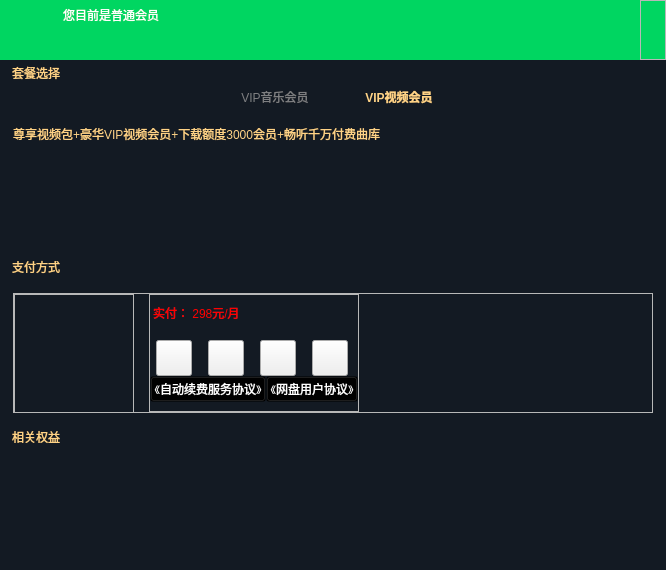
<?xml version="1.0" encoding="UTF-8"?>
<ui version="4.0">
 <class>BuyVip</class>
 <widget class="QDialog" name="BuyVip">
  <property name="geometry">
   <rect>
    <x>0</x>
    <y>0</y>
    <width>666</width>
    <height>570</height>
   </rect>
  </property>
  <property name="minimumSize">
   <size>
    <width>666</width>
    <height>570</height>
   </size>
  </property>
  <property name="maximumSize">
   <size>
    <width>666</width>
    <height>570</height>
   </size>
  </property>
  <property name="windowTitle">
   <string>Dialog</string>
  </property>
  <property name="styleSheet">
   <string notr="true"/>
  </property>
  <layout class="QVBoxLayout" name="verticalLayout_11">
   <property name="spacing">
    <number>0</number>
   </property>
   <property name="leftMargin">
    <number>0</number>
   </property>
   <property name="topMargin">
    <number>0</number>
   </property>
   <property name="rightMargin">
    <number>0</number>
   </property>
   <property name="bottomMargin">
    <number>0</number>
   </property>
   <item>
    <widget class="QFrame" name="frame_main">
     <property name="styleSheet">
      <string notr="true">#frame_main
{
border-radius:0px;
background-color: #131a23;
}</string>
     </property>
     <property name="frameShape">
      <enum>QFrame::StyledPanel</enum>
     </property>
     <property name="frameShadow">
      <enum>QFrame::Raised</enum>
     </property>
     <layout class="QVBoxLayout" name="verticalLayout">
      <property name="spacing">
       <number>0</number>
      </property>
      <property name="leftMargin">
       <number>0</number>
      </property>
      <property name="topMargin">
       <number>0</number>
      </property>
      <property name="rightMargin">
       <number>0</number>
      </property>
      <property name="bottomMargin">
       <number>0</number>
      </property>
      <item>
       <widget class="QFrame" name="frame_title">
        <property name="minimumSize">
         <size>
          <width>0</width>
          <height>60</height>
         </size>
        </property>
        <property name="maximumSize">
         <size>
          <width>16777215</width>
          <height>60</height>
         </size>
        </property>
        <property name="styleSheet">
         <string notr="true">#frame_title
{
border-radius:0px;
border-bottom-right-radius:0px;
border-bottom-left-radius:0px;
/*background-color:qlineargradient(spread:pad,x1:0,y1:0,x2:1,y2:0,stop:0 #0c0f14, stop:0.5  #013ba2, stop:1 #0c0f14);*/
background-color: #00d661;
}</string>
        </property>
        <property name="frameShape">
         <enum>QFrame::StyledPanel</enum>
        </property>
        <property name="frameShadow">
         <enum>QFrame::Raised</enum>
        </property>
        <layout class="QHBoxLayout" name="horizontalLayout">
         <property name="spacing">
          <number>0</number>
         </property>
         <property name="leftMargin">
          <number>0</number>
         </property>
         <property name="topMargin">
          <number>0</number>
         </property>
         <property name="rightMargin">
          <number>0</number>
         </property>
         <property name="bottomMargin">
          <number>0</number>
         </property>
         <item>
          <layout class="QHBoxLayout" name="horizontalLayout_11">
           <property name="spacing">
            <number>0</number>
           </property>
           <item>
            <widget class="QPushButton" name="pushButton_headIcon">
             <property name="minimumSize">
              <size>
               <width>60</width>
               <height>60</height>
              </size>
             </property>
             <property name="maximumSize">
              <size>
               <width>60</width>
               <height>60</height>
              </size>
             </property>
             <property name="styleSheet">
              <string notr="true">QPushButton
{
margin: 3px;
border-radius: 25px;
border-image: url(:/images/user/default_man01.png);
}</string>
             </property>
             <property name="text">
              <string/>
             </property>
            </widget>
           </item>
           <item>
            <layout class="QVBoxLayout" name="verticalLayout_10">
             <item>
              <widget class="QPushButton" name="pushButton_name">
               <property name="minimumSize">
                <size>
                 <width>130</width>
                 <height>30</height>
                </size>
               </property>
               <property name="styleSheet">
                <string notr="true">QPushButton
{
color: white;
font: 800 10pt &quot;Microsoft YaHei UI&quot;;
border: none;
text-align: left;
padding-left: 3px;
}

QPushButton:hover
{
color: rgb(255, 211, 134);
}</string>
               </property>
               <property name="text">
                <string>您目前是普通会员</string>
               </property>
              </widget>
             </item>
             <item>
              <spacer name="verticalSpacer">
               <property name="orientation">
                <enum>Qt::Vertical</enum>
               </property>
               <property name="sizeHint" stdset="0">
                <size>
                 <width>20</width>
                 <height>40</height>
                </size>
               </property>
              </spacer>
             </item>
            </layout>
           </item>
          </layout>
         </item>
         <item>
          <spacer name="horizontalSpacer">
           <property name="orientation">
            <enum>Qt::Horizontal</enum>
           </property>
           <property name="sizeHint" stdset="0">
            <size>
             <width>357</width>
             <height>20</height>
            </size>
           </property>
          </spacer>
         </item>
         <item>
          <widget class="QFrame" name="frame_close">
           <property name="minimumSize">
            <size>
             <width>26</width>
             <height>60</height>
            </size>
           </property>
           <property name="maximumSize">
            <size>
             <width>26</width>
             <height>60</height>
            </size>
           </property>
           <property name="frameShape">
            <enum>QFrame::StyledPanel</enum>
           </property>
           <property name="frameShadow">
            <enum>QFrame::Raised</enum>
           </property>
           <layout class="QVBoxLayout" name="verticalLayout_12">
            <property name="spacing">
             <number>0</number>
            </property>
            <property name="leftMargin">
             <number>0</number>
            </property>
            <property name="topMargin">
             <number>6</number>
            </property>
            <property name="rightMargin">
             <number>0</number>
            </property>
            <property name="bottomMargin">
             <number>0</number>
            </property>
            <item>
             <widget class="QPushButton" name="pushButton_close">
              <property name="minimumSize">
               <size>
                <width>20</width>
                <height>20</height>
               </size>
              </property>
              <property name="maximumSize">
               <size>
                <width>20</width>
                <height>20</height>
               </size>
              </property>
              <property name="styleSheet">
               <string notr="true">QPushButton
{
background-color: transparent;
border-image: url(:/images/icon/close3.png);
border-top-right-radius:8px;
}

QPushButton:hover{
/*background-color: qconicalgradient(cx:0.5, cy:0.522909, angle:179.9, 
	stop:0.494318 rgba(181, 225, 250, 255), stop:0.5 rgba(222, 242, 251, 255));*/
	border-image: url(:/images/icon/closehover.png);
border: 1px solid #3C80B1;

}</string>
              </property>
              <property name="text">
               <string/>
              </property>
             </widget>
            </item>
            <item>
             <spacer name="verticalSpacer_2">
              <property name="orientation">
               <enum>Qt::Vertical</enum>
              </property>
              <property name="sizeHint" stdset="0">
               <size>
                <width>20</width>
                <height>33</height>
               </size>
              </property>
             </spacer>
            </item>
           </layout>
          </widget>
         </item>
        </layout>
       </widget>
      </item>
      <item>
       <widget class="QGroupBox" name="groupBox_taocan">
        <property name="minimumSize">
         <size>
          <width>0</width>
          <height>200</height>
         </size>
        </property>
        <property name="maximumSize">
         <size>
          <width>16777215</width>
          <height>200</height>
         </size>
        </property>
        <property name="styleSheet">
         <string notr="true">QGroupBox
{
color: rgb(255, 211, 134);
border-radius: 8px;
margin: 10px 0px 0px 0px;
border: 0px solid gray;
font: 12pt &quot;Microsoft YaHei UI&quot;;
}

QGroupBox:title
{
 subcontrol-origin: margin;
 subcontrol-position: top left;
 padding: 6px 0px 10px 10px;
}</string>
        </property>
        <property name="title">
         <string>套餐选择</string>
        </property>
        <layout class="QHBoxLayout" name="horizontalLayout_3">
         <property name="spacing">
          <number>0</number>
         </property>
         <property name="leftMargin">
          <number>10</number>
         </property>
         <property name="topMargin">
          <number>0</number>
         </property>
         <property name="rightMargin">
          <number>10</number>
         </property>
         <property name="bottomMargin">
          <number>0</number>
         </property>
         <item>
          <widget class="QTabWidget" name="tabWidget_vipType">
           <property name="minimumSize">
            <size>
             <width>0</width>
             <height>180</height>
            </size>
           </property>
           <property name="maximumSize">
            <size>
             <width>16777215</width>
             <height>180</height>
            </size>
           </property>
           <property name="styleSheet">
            <string notr="true">QTabWidget::pane 
{
    border-top: 0px solid rgba(58, 58, 65,0.9);
	background-color: transparent;
}

QTabWidget::tab-bar 
{
    left: 200px; /* move to the right by 5px */
}

QTabBar::tab 
{
    background-color: transparent;
    /*border: 2px solid #C4C4C3;*/
	/*border-bottom-color: #C2C7CB;*/
    border-top-left-radius: 0px;
    border-top-right-radius: 0px;
    min-width: 120px;
	height:30px;
    padding: 2px;	
	font: 75 12pt &quot;Microsoft YaHei UI&quot;;
}

QTabBar::tab:selected, QTabBar::tab:hover 
{
 background-color: transparent;
}

QTabBar::tab:selected 
{
	color: rgb(255, 211, 134);
	font-weight:bold;
	border: 0px solid #9B9B9B;
    border-bottom-color: #C2C7CB; /* same as pane color */
}

QTabBar::tab:!selected 
{
	color: #7e7f81;
    margin-top: 0px; /* make non-selected tabs look smaller */
}


QTabBar::tab:first:selected 
{
    margin-left: 0; /* the first selected tab has nothing to overlap with on the left */
}

QTabBar::tab:last:selected 
{
    margin-right: 0; /* the last selected tab has nothing to overlap with on the right */
}

QTabBar::tab:only-one 
{
    margin: 0; /* if there is only one tab, we don't want overlapping margins */
}</string>
           </property>
           <property name="currentIndex">
            <number>1</number>
           </property>
           <widget class="QWidget" name="tab_musicvip">
            <attribute name="title">
             <string>VIP音乐会员</string>
            </attribute>
            <layout class="QVBoxLayout" name="verticalLayout_6">
             <property name="spacing">
              <number>0</number>
             </property>
             <property name="leftMargin">
              <number>0</number>
             </property>
             <property name="topMargin">
              <number>0</number>
             </property>
             <property name="rightMargin">
              <number>0</number>
             </property>
             <property name="bottomMargin">
              <number>0</number>
             </property>
             <item>
              <layout class="QVBoxLayout" name="verticalLayout_5">
               <property name="spacing">
                <number>0</number>
               </property>
               <item>
                <widget class="QLabel" name="label_musicvip">
                 <property name="minimumSize">
                  <size>
                   <width>0</width>
                   <height>40</height>
                  </size>
                 </property>
                 <property name="maximumSize">
                  <size>
                   <width>16777215</width>
                   <height>40</height>
                  </size>
                 </property>
                 <property name="styleSheet">
                  <string notr="true">QLabel
{
color: rgb(255, 211, 134);
font: 800 10pt &quot;Microsoft YaHei UI&quot;;
}</string>
                 </property>
                 <property name="text">
                  <string>尊享音乐包+豪华VIP音乐会员+下载额度3000会员+畅听千万付费曲库</string>
                 </property>
                </widget>
               </item>
               <item>
                <widget class="CusListWidget" name="listWidget_musicvip">
                 <property name="minimumSize">
                  <size>
                   <width>0</width>
                   <height>105</height>
                  </size>
                 </property>
                 <property name="maximumSize">
                  <size>
                   <width>16777215</width>
                   <height>105</height>
                  </size>
                 </property>
                 <property name="styleSheet">
                  <string notr="true">QListWidget
{
border: none;
background-color: transparent;
}

QListWidget::item
{
color: transparent;
margin:5px;
border-radius: 6px;
background-color: rgb(247, 249, 252);
}

QListWidget::item:selected
{
background-color: rgb(255, 233, 192);
}

QListWidget::item:hover
{
background-color: rgb(255, 233, 192);
}</string>
                 </property>
                </widget>
               </item>
              </layout>
             </item>
            </layout>
           </widget>
           <widget class="QWidget" name="tab_videovip">
            <attribute name="title">
             <string>VIP视频会员</string>
            </attribute>
            <layout class="QVBoxLayout" name="verticalLayout_4">
             <property name="spacing">
              <number>0</number>
             </property>
             <property name="leftMargin">
              <number>0</number>
             </property>
             <property name="topMargin">
              <number>0</number>
             </property>
             <property name="rightMargin">
              <number>0</number>
             </property>
             <property name="bottomMargin">
              <number>0</number>
             </property>
             <item>
              <layout class="QVBoxLayout" name="verticalLayout_3">
               <property name="spacing">
                <number>0</number>
               </property>
               <item>
                <widget class="QLabel" name="label_videovip">
                 <property name="minimumSize">
                  <size>
                   <width>0</width>
                   <height>40</height>
                  </size>
                 </property>
                 <property name="maximumSize">
                  <size>
                   <width>16777215</width>
                   <height>40</height>
                  </size>
                 </property>
                 <property name="styleSheet">
                  <string notr="true">QLabel
{
color: rgb(255, 211, 134);
font: 800 10pt &quot;Microsoft YaHei UI&quot;;
}</string>
                 </property>
                 <property name="text">
                  <string>尊享视频包+豪华VIP视频会员+下载额度3000会员+畅听千万付费曲库</string>
                 </property>
                </widget>
               </item>
               <item>
                <widget class="CusListWidget" name="listWidget_videovip">
                 <property name="minimumSize">
                  <size>
                   <width>0</width>
                   <height>105</height>
                  </size>
                 </property>
                 <property name="maximumSize">
                  <size>
                   <width>16777215</width>
                   <height>105</height>
                  </size>
                 </property>
                 <property name="styleSheet">
                  <string notr="true">QListWidget
{
border: none;
background-color: transparent;
}

QListWidget::item
{
color: transparent;
margin:5px;
border-radius: 6px;
background-color: rgb(247, 249, 252);
}

QListWidget::item:selected
{
background-color: rgb(255, 233, 192);
}

QListWidget::item:hover
{
background-color: rgb(255, 233, 192);
}</string>
                 </property>
                </widget>
               </item>
              </layout>
             </item>
            </layout>
           </widget>
          </widget>
         </item>
        </layout>
       </widget>
      </item>
      <item>
       <widget class="QGroupBox" name="groupBox_buy">
        <property name="minimumSize">
         <size>
          <width>0</width>
          <height>170</height>
         </size>
        </property>
        <property name="maximumSize">
         <size>
          <width>16777215</width>
          <height>170</height>
         </size>
        </property>
        <property name="styleSheet">
         <string notr="true">QGroupBox
{
color: rgb(255, 211, 134);
border-radius: 8px;
margin: 10px 0px 0px 0px;
border: 0px solid gray;
font: 12pt &quot;Microsoft YaHei UI&quot;;
}

QGroupBox:title
{
 subcontrol-origin: margin;
 subcontrol-position: top left;
  padding: 0px 0px 10px 10px;
}</string>
        </property>
        <property name="title">
         <string>支付方式</string>
        </property>
        <layout class="QHBoxLayout" name="horizontalLayout_4">
         <property name="spacing">
          <number>0</number>
         </property>
         <property name="leftMargin">
          <number>10</number>
         </property>
         <property name="topMargin">
          <number>0</number>
         </property>
         <property name="rightMargin">
          <number>10</number>
         </property>
         <property name="bottomMargin">
          <number>0</number>
         </property>
         <item>
          <widget class="QStackedWidget" name="stackedWidget_pay">
           <property name="minimumSize">
            <size>
             <width>0</width>
             <height>120</height>
            </size>
           </property>
           <property name="maximumSize">
            <size>
             <width>16777215</width>
             <height>120</height>
            </size>
           </property>
           <property name="styleSheet">
            <string notr="true">QStackedWidget
{
border: none;
background-color: transparent;
}</string>
           </property>
           <widget class="QWidget" name="page_pay">
            <layout class="QVBoxLayout" name="verticalLayout_2">
             <property name="spacing">
              <number>0</number>
             </property>
             <property name="leftMargin">
              <number>0</number>
             </property>
             <property name="topMargin">
              <number>0</number>
             </property>
             <property name="rightMargin">
              <number>0</number>
             </property>
             <property name="bottomMargin">
              <number>0</number>
             </property>
             <item>
              <widget class="QFrame" name="frame_paycode">
               <property name="frameShape">
                <enum>QFrame::StyledPanel</enum>
               </property>
               <property name="frameShadow">
                <enum>QFrame::Raised</enum>
               </property>
               <layout class="QVBoxLayout" name="verticalLayout_7">
                <property name="spacing">
                 <number>0</number>
                </property>
                <property name="leftMargin">
                 <number>0</number>
                </property>
                <property name="topMargin">
                 <number>0</number>
                </property>
                <property name="rightMargin">
                 <number>0</number>
                </property>
                <property name="bottomMargin">
                 <number>0</number>
                </property>
                <item>
                 <layout class="QHBoxLayout" name="horizontalLayout_7">
                  <property name="spacing">
                   <number>15</number>
                  </property>
                  <item>
                   <widget class="QFrame" name="frame_erweima">
                    <property name="minimumSize">
                     <size>
                      <width>120</width>
                      <height>120</height>
                     </size>
                    </property>
                    <property name="maximumSize">
                     <size>
                      <width>120</width>
                      <height>120</height>
                     </size>
                    </property>
                    <property name="styleSheet">
                     <string notr="true">#frame_erweima
{
border-image: url(:/images/bgpic/show_rect.png);
}</string>
                    </property>
                    <property name="frameShape">
                     <enum>QFrame::StyledPanel</enum>
                    </property>
                    <property name="frameShadow">
                     <enum>QFrame::Raised</enum>
                    </property>
                    <layout class="QVBoxLayout" name="verticalLayout_13">
                     <item>
                      <widget class="QLabel" name="label_paycode">
                       <property name="minimumSize">
                        <size>
                         <width>100</width>
                         <height>100</height>
                        </size>
                       </property>
                       <property name="maximumSize">
                        <size>
                         <width>100</width>
                         <height>100</height>
                        </size>
                       </property>
                       <property name="styleSheet">
                        <string notr="true">QLabel
{
border-image: url(:/images/user/newlogin_QRcode.png);
}</string>
                       </property>
                       <property name="text">
                        <string/>
                       </property>
                      </widget>
                     </item>
                    </layout>
                   </widget>
                  </item>
                  <item>
                   <widget class="QFrame" name="frame_payinfo">
                    <property name="minimumSize">
                     <size>
                      <width>200</width>
                      <height>90</height>
                     </size>
                    </property>
                    <property name="frameShape">
                     <enum>QFrame::StyledPanel</enum>
                    </property>
                    <property name="frameShadow">
                     <enum>QFrame::Raised</enum>
                    </property>
                    <layout class="QVBoxLayout" name="verticalLayout_9">
                     <property name="spacing">
                      <number>0</number>
                     </property>
                     <property name="leftMargin">
                      <number>0</number>
                     </property>
                     <property name="topMargin">
                      <number>0</number>
                     </property>
                     <property name="rightMargin">
                      <number>0</number>
                     </property>
                     <property name="bottomMargin">
                      <number>0</number>
                     </property>
                     <item>
                      <layout class="QVBoxLayout" name="verticalLayout_8">
                       <property name="spacing">
                        <number>0</number>
                       </property>
                       <item>
                        <widget class="QLabel" name="label_payprice">
                         <property name="minimumSize">
                          <size>
                           <width>0</width>
                           <height>36</height>
                          </size>
                         </property>
                         <property name="maximumSize">
                          <size>
                           <width>16777215</width>
                           <height>36</height>
                          </size>
                         </property>
                         <property name="styleSheet">
                          <string notr="true">QLabel
{
color: #ff0000;
padding-bottom: 18px;
font: 75 12pt &quot;Microsoft YaHei UI&quot;;
}</string>
                         </property>
                         <property name="text">
                          <string>实付： 298元/月</string>
                         </property>
                        </widget>
                       </item>
                       <item>
                        <layout class="QHBoxLayout" name="horizontalLayout_9">
                         <property name="spacing">
                          <number>10</number>
                         </property>
                         <item>
                          <widget class="QPushButton" name="pushButton">
                           <property name="minimumSize">
                            <size>
                             <width>36</width>
                             <height>36</height>
                            </size>
                           </property>
                           <property name="maximumSize">
                            <size>
                             <width>36</width>
                             <height>36</height>
                            </size>
                           </property>
                           <property name="styleSheet">
                            <string notr="true">QPushButton
{
border-image: url(:/images/user/newlogin_wechat.png);
}</string>
                           </property>
                           <property name="text">
                            <string/>
                           </property>
                          </widget>
                         </item>
                         <item>
                          <widget class="QPushButton" name="pushButton_2">
                           <property name="minimumSize">
                            <size>
                             <width>36</width>
                             <height>36</height>
                            </size>
                           </property>
                           <property name="maximumSize">
                            <size>
                             <width>36</width>
                             <height>36</height>
                            </size>
                           </property>
                           <property name="styleSheet">
                            <string notr="true">QPushButton
{
border-image: url(:/images/user/newlogin_payfor.png);
}</string>
                           </property>
                           <property name="text">
                            <string/>
                           </property>
                          </widget>
                         </item>
                         <item>
                          <widget class="QPushButton" name="pushButton_6">
                           <property name="minimumSize">
                            <size>
                             <width>36</width>
                             <height>36</height>
                            </size>
                           </property>
                           <property name="maximumSize">
                            <size>
                             <width>36</width>
                             <height>36</height>
                            </size>
                           </property>
                           <property name="styleSheet">
                            <string notr="true">QPushButton
{
border-image: url(:/images/user/newlogin_qq.png);
}</string>
                           </property>
                           <property name="text">
                            <string/>
                           </property>
                          </widget>
                         </item>
                         <item>
                          <widget class="QPushButton" name="pushButton_3">
                           <property name="minimumSize">
                            <size>
                             <width>36</width>
                             <height>36</height>
                            </size>
                           </property>
                           <property name="maximumSize">
                            <size>
                             <width>36</width>
                             <height>36</height>
                            </size>
                           </property>
                           <property name="styleSheet">
                            <string notr="true">QPushButton
{
border-image: url(:/images/user/newlogin_more.png);
}</string>
                           </property>
                           <property name="text">
                            <string/>
                           </property>
                          </widget>
                         </item>
                        </layout>
                       </item>
                       <item>
                        <layout class="QHBoxLayout" name="horizontalLayout_10">
                         <item>
                          <widget class="QPushButton" name="pushButton_4">
                           <property name="styleSheet">
                            <string notr="true">QPushButton
{
color: white;
background-color: transparent;
}

QPushButton:hover
{
color: #00aaff;
}</string>
                           </property>
                           <property name="text">
                            <string>《自动续费服务协议》</string>
                           </property>
                          </widget>
                         </item>
                         <item>
                          <widget class="QPushButton" name="pushButton_5">
                           <property name="styleSheet">
                            <string notr="true">QPushButton
{
color: white;
background-color: transparent;
}

QPushButton:hover
{
color: #00aaff;
}</string>
                           </property>
                           <property name="text">
                            <string>《网盘用户协议》</string>
                           </property>
                          </widget>
                         </item>
                        </layout>
                       </item>
                      </layout>
                     </item>
                    </layout>
                   </widget>
                  </item>
                  <item>
                   <spacer name="horizontalSpacer_2">
                    <property name="orientation">
                     <enum>Qt::Horizontal</enum>
                    </property>
                    <property name="sizeHint" stdset="0">
                     <size>
                      <width>40</width>
                      <height>20</height>
                     </size>
                    </property>
                   </spacer>
                  </item>
                 </layout>
                </item>
               </layout>
              </widget>
             </item>
            </layout>
           </widget>
          </widget>
         </item>
        </layout>
       </widget>
      </item>
      <item>
       <widget class="QGroupBox" name="groupBox_rights">
        <property name="minimumSize">
         <size>
          <width>0</width>
          <height>140</height>
         </size>
        </property>
        <property name="maximumSize">
         <size>
          <width>16777215</width>
          <height>140</height>
         </size>
        </property>
        <property name="styleSheet">
         <string notr="true">QGroupBox
{
color: rgb(255, 211, 134);
border-radius: 8px;
margin: 10px 0px 0px 0px;
border: 0px solid gray;
font: 12pt &quot;Microsoft YaHei UI&quot;;
}

QGroupBox:title
{
 subcontrol-origin: margin;
 subcontrol-position: top left;
 padding: 0 10px;
}</string>
        </property>
        <property name="title">
         <string>相关权益</string>
        </property>
        <layout class="QHBoxLayout" name="horizontalLayout_5">
         <property name="spacing">
          <number>0</number>
         </property>
         <property name="leftMargin">
          <number>10</number>
         </property>
         <property name="topMargin">
          <number>15</number>
         </property>
         <property name="rightMargin">
          <number>10</number>
         </property>
         <property name="bottomMargin">
          <number>0</number>
         </property>
         <item>
          <widget class="QStackedWidget" name="stackedWidget_rights">
           <property name="minimumSize">
            <size>
             <width>0</width>
             <height>105</height>
            </size>
           </property>
           <property name="maximumSize">
            <size>
             <width>16777215</width>
             <height>105</height>
            </size>
           </property>
           <property name="styleSheet">
            <string notr="true">QStackedWidget
{
border: none;
background-color: transparent;
}</string>
           </property>
           <property name="currentIndex">
            <number>0</number>
           </property>
           <widget class="QWidget" name="page_musicrights">
            <layout class="QHBoxLayout" name="horizontalLayout_2">
             <property name="spacing">
              <number>0</number>
             </property>
             <property name="leftMargin">
              <number>0</number>
             </property>
             <property name="topMargin">
              <number>0</number>
             </property>
             <property name="rightMargin">
              <number>0</number>
             </property>
             <property name="bottomMargin">
              <number>0</number>
             </property>
             <item>
              <widget class="CusListWidget" name="listWidget_rightmusic">
               <property name="minimumSize">
                <size>
                 <width>0</width>
                 <height>105</height>
                </size>
               </property>
               <property name="maximumSize">
                <size>
                 <width>16777215</width>
                 <height>105</height>
                </size>
               </property>
               <property name="styleSheet">
                <string notr="true">QListWidget
{
border: none;
background-color: transparent;
}

QListWidget::item
{
color: transparent;
margin:5px;
border-radius: 6px;
background-color: rgb(247, 249, 252);
}

QListWidget::item:selected
{
background-color: rgb(255, 233, 192);
}

QListWidget::item:hover
{
background-color: rgb(255, 233, 192);
}</string>
               </property>
              </widget>
             </item>
            </layout>
           </widget>
           <widget class="QWidget" name="page_videorights">
            <layout class="QHBoxLayout" name="horizontalLayout_6">
             <property name="spacing">
              <number>0</number>
             </property>
             <property name="leftMargin">
              <number>0</number>
             </property>
             <property name="topMargin">
              <number>0</number>
             </property>
             <property name="rightMargin">
              <number>0</number>
             </property>
             <property name="bottomMargin">
              <number>0</number>
             </property>
             <item>
              <widget class="QListWidget" name="listWidget_videorights"/>
             </item>
            </layout>
           </widget>
          </widget>
         </item>
        </layout>
       </widget>
      </item>
      <item>
       <spacer name="verticalSpacer_3">
        <property name="orientation">
         <enum>Qt::Vertical</enum>
        </property>
        <property name="sizeHint" stdset="0">
         <size>
          <width>20</width>
          <height>40</height>
         </size>
        </property>
       </spacer>
      </item>
     </layout>
    </widget>
   </item>
  </layout>
 </widget>
 <customwidgets>
  <customwidget>
   <class>CusListWidget</class>
   <extends>QListWidget</extends>
   <header>mainwidget/CusListWidget.h</header>
  </customwidget>
 </customwidgets>
 <resources/>
 <connections/>
</ui>
